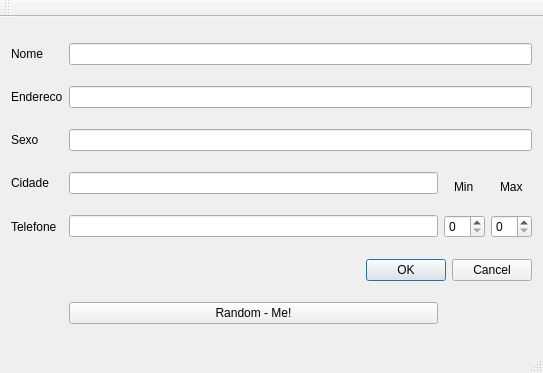
<?xml version="1.0" encoding="UTF-8"?>
<ui version="4.0">
 <class>MainWindow</class>
 <widget class="QMainWindow" name="MainWindow">
  <property name="geometry">
   <rect>
    <x>0</x>
    <y>0</y>
    <width>543</width>
    <height>373</height>
   </rect>
  </property>
  <property name="windowTitle">
   <string>MainWindow</string>
  </property>
  <widget class="QWidget" name="centralWidget">
   <layout class="QGridLayout" name="gridLayout">
    <item row="3" column="0">
     <widget class="QLabel" name="label_2">
      <property name="text">
       <string>Endereco</string>
      </property>
     </widget>
    </item>
    <item row="4" column="0">
     <widget class="QLabel" name="label_3">
      <property name="text">
       <string>Sexo</string>
      </property>
     </widget>
    </item>
    <item row="6" column="2">
     <widget class="QLineEdit" name="line_Phone"/>
    </item>
    <item row="2" column="2" colspan="3">
     <widget class="QLineEdit" name="line_Name"/>
    </item>
    <item row="9" column="2" colspan="3">
     <widget class="QDialogButtonBox" name="buttonBox">
      <property name="standardButtons">
       <set>QDialogButtonBox::Cancel|QDialogButtonBox::Ok</set>
      </property>
     </widget>
    </item>
    <item row="3" column="2" colspan="3">
     <widget class="QLineEdit" name="line_Address"/>
    </item>
    <item row="2" column="0">
     <widget class="QLabel" name="label">
      <property name="text">
       <string>Nome</string>
      </property>
     </widget>
    </item>
    <item row="6" column="4">
     <widget class="QSpinBox" name="spin_max"/>
    </item>
    <item row="5" column="0">
     <widget class="QLabel" name="label_4">
      <property name="text">
       <string>Cidade</string>
      </property>
     </widget>
    </item>
    <item row="5" column="2">
     <widget class="QLineEdit" name="line_City"/>
    </item>
    <item row="6" column="0">
     <widget class="QLabel" name="label_5">
      <property name="text">
       <string>Telefone</string>
      </property>
     </widget>
    </item>
    <item row="10" column="2">
     <widget class="QPushButton" name="pushButton">
      <property name="text">
       <string>Random - Me!</string>
      </property>
     </widget>
    </item>
    <item row="4" column="2" colspan="3">
     <widget class="QLineEdit" name="line_Gender"/>
    </item>
    <item row="6" column="3">
     <widget class="QSpinBox" name="spin_min"/>
    </item>
    <item row="5" column="3" alignment="Qt::AlignHCenter|Qt::AlignBottom">
     <widget class="QLabel" name="label_6">
      <property name="text">
       <string>Min</string>
      </property>
     </widget>
    </item>
    <item row="5" column="4" alignment="Qt::AlignHCenter|Qt::AlignBottom">
     <widget class="QLabel" name="label_7">
      <property name="text">
       <string>Max</string>
      </property>
     </widget>
    </item>
   </layout>
  </widget>
  <widget class="QMenuBar" name="menuBar">
   <property name="geometry">
    <rect>
     <x>0</x>
     <y>0</y>
     <width>543</width>
     <height>30</height>
    </rect>
   </property>
  </widget>
  <widget class="QToolBar" name="mainToolBar">
   <attribute name="toolBarArea">
    <enum>TopToolBarArea</enum>
   </attribute>
   <attribute name="toolBarBreak">
    <bool>false</bool>
   </attribute>
  </widget>
  <widget class="QStatusBar" name="statusBar"/>
 </widget>
 <layoutdefault spacing="6" margin="11"/>
 <resources/>
 <connections/>
</ui>
